Frame 1 (no input): blank canvas, image omitted
Frame 60 (the mouse pressed at the canvas centre just before this capture): blank canvas, image omitted
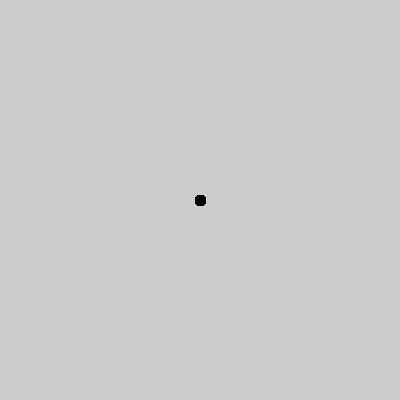
Frame 120 (the mouse held since frame 60 and released just before this capture)

The Processing sketch whose frames 1 and 60 were blank and that drew this single picture after the mouse press (run headless with seeded random() and noise(); from frame 60 on, the mouse is pressed at the canvas centre):

// Processing sketch: processing_103244
// ── processing_103244.pde

void setup()
    {
     size(400,400);
    }


void draw()
    {
     if (mousePressed == true)
         {
          fill(0);
          ellipse(mouseX,mouseY,10,10);
         }
        
    }
